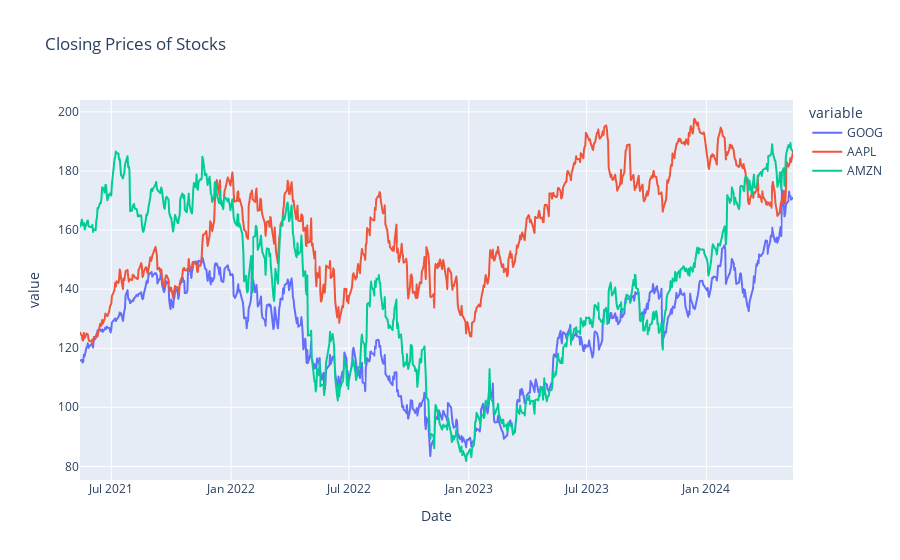

Notebook code cell kept with this figure:
### Code cell
fig = px.line(col_df, y=['GOOG', 'AAPL', 'AMZN'], title='Closing Prices of Stocks')
fig.show()

### Figure 1 — Plotly figure (JSON) as saved in the notebook; plotly's stock layout.template omitted (floating-point values rounded to 4 significant figures; data arrays with more than 128 entries replaced by an {"elided": "..."} marker saying what was removed)
{"data": [{"hovertemplate": "variable=GOOG<br>Date=%{x}<br>value=%{y}<extra></extra>", "legendgroup": "GOOG", "line": {"color": "#636efa", "dash": "solid"}, "marker": {"symbol": "circle"}, "mode": "lines", "name": "GOOG", "showlegend": true, "type": "scattergl", "x": {"elided": "754 str values"}, "xaxis": "x", "y": {"elided": "754 float values"}, "yaxis": "y"}, {"hovertemplate": "variable=AAPL<br>Date=%{x}<br>value=%{y}<extra></extra>", "legendgroup": "AAPL", "line": {"color": "#EF553B", "dash": "solid"}, "marker": {"symbol": "circle"}, "mode": "lines", "name": "AAPL", "showlegend": true, "type": "scattergl", "x": {"elided": "754 str values"}, "xaxis": "x", "y": {"elided": "754 float values"}, "yaxis": "y"}, {"hovertemplate": "variable=AMZN<br>Date=%{x}<br>value=%{y}<extra></extra>", "legendgroup": "AMZN", "line": {"color": "#00cc96", "dash": "solid"}, "marker": {"symbol": "circle"}, "mode": "lines", "name": "AMZN", "showlegend": true, "type": "scattergl", "x": {"elided": "754 str values"}, "xaxis": "x", "y": {"elided": "754 float values"}, "yaxis": "y"}], "layout": {"legend": {"title": {"text": "variable"}, "tracegroupgap": 0}, "title": {"text": "Closing Prices of Stocks"}, "xaxis": {"anchor": "y", "domain": [0, 1], "title": {"text": "Date"}}, "yaxis": {"anchor": "x", "domain": [0, 1], "title": {"text": "value"}}}}
